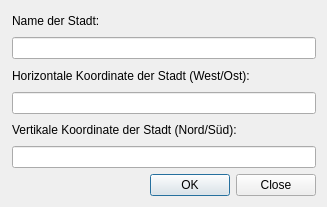
<?xml version="1.0" encoding="UTF-8"?>
<ui version="4.0">
 <class>addcity</class>
 <widget class="QDialog" name="addcity">
  <property name="geometry">
   <rect>
    <x>0</x>
    <y>0</y>
    <width>327</width>
    <height>207</height>
   </rect>
  </property>
  <property name="windowTitle">
   <string>Dialog</string>
  </property>
  <layout class="QGridLayout" name="gridLayout">
   <property name="leftMargin">
    <number>12</number>
   </property>
   <item row="5" column="0">
    <widget class="QLabel" name="label_3">
     <property name="text">
      <string>Vertikale Koordinate der Stadt (Nord/Süd):</string>
     </property>
    </widget>
   </item>
   <item row="0" column="0">
    <widget class="QLabel" name="label">
     <property name="text">
      <string>Name der Stadt:</string>
     </property>
    </widget>
   </item>
   <item row="1" column="0">
    <widget class="QLineEdit" name="lineEdit_name"/>
   </item>
   <item row="4" column="0">
    <widget class="QLineEdit" name="lineEdit_x"/>
   </item>
   <item row="6" column="0">
    <widget class="QLineEdit" name="lineEdit_y"/>
   </item>
   <item row="2" column="0">
    <widget class="QLabel" name="label_2">
     <property name="text">
      <string>Horizontale Koordinate der Stadt (West/Ost):</string>
     </property>
    </widget>
   </item>
   <item row="7" column="0">
    <widget class="QDialogButtonBox" name="buttonBox">
     <property name="orientation">
      <enum>Qt::Horizontal</enum>
     </property>
     <property name="standardButtons">
      <set>QDialogButtonBox::Close|QDialogButtonBox::Ok</set>
     </property>
    </widget>
   </item>
  </layout>
 </widget>
 <resources/>
 <connections>
  <connection>
   <sender>buttonBox</sender>
   <signal>accepted()</signal>
   <receiver>addcity</receiver>
   <slot>accept()</slot>
   <hints>
    <hint type="sourcelabel">
     <x>248</x>
     <y>254</y>
    </hint>
    <hint type="destinationlabel">
     <x>157</x>
     <y>274</y>
    </hint>
   </hints>
  </connection>
  <connection>
   <sender>buttonBox</sender>
   <signal>rejected()</signal>
   <receiver>addcity</receiver>
   <slot>reject()</slot>
   <hints>
    <hint type="sourcelabel">
     <x>316</x>
     <y>260</y>
    </hint>
    <hint type="destinationlabel">
     <x>286</x>
     <y>274</y>
    </hint>
   </hints>
  </connection>
 </connections>
</ui>
